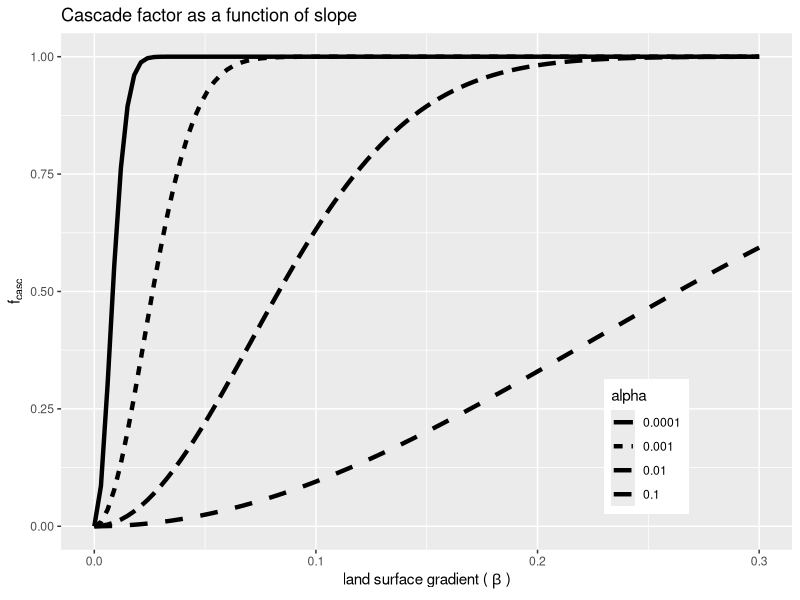

Generate this figure with R:


library(ggplot2)



fun.0 <- function(x) 1-exp(-x*x/.0001)
fun.1 <- function(x) 1-exp(-x*x/.001)
fun.2 <- function(x) 1-exp(-x*x/.01)
fun.3 <- function(x) 1-exp(-x*x/.1)

ggplot(data.frame(x = 0),aes(x=x)) + # dummy dataframe
  theme(legend.position = c(0.8, 0.2)) +
  stat_function(aes(linetype='0.0001'), fun = fun.0, linewidth=1.5) +
  stat_function(aes(linetype='0.001'), fun = fun.1, linewidth=1.5) +
  stat_function(aes(linetype='0.01'), fun = fun.2, linewidth=1.5) +
  stat_function(aes(linetype='0.1'), fun = fun.3, linewidth=1.5) +
  xlim(c(0,.3)) + 
  labs(title="Cascade factor as a function of slope", 
       linetype="alpha",
       x=expression("land surface gradient ("~beta~")"), 
       y=expression(f["casc"]))

